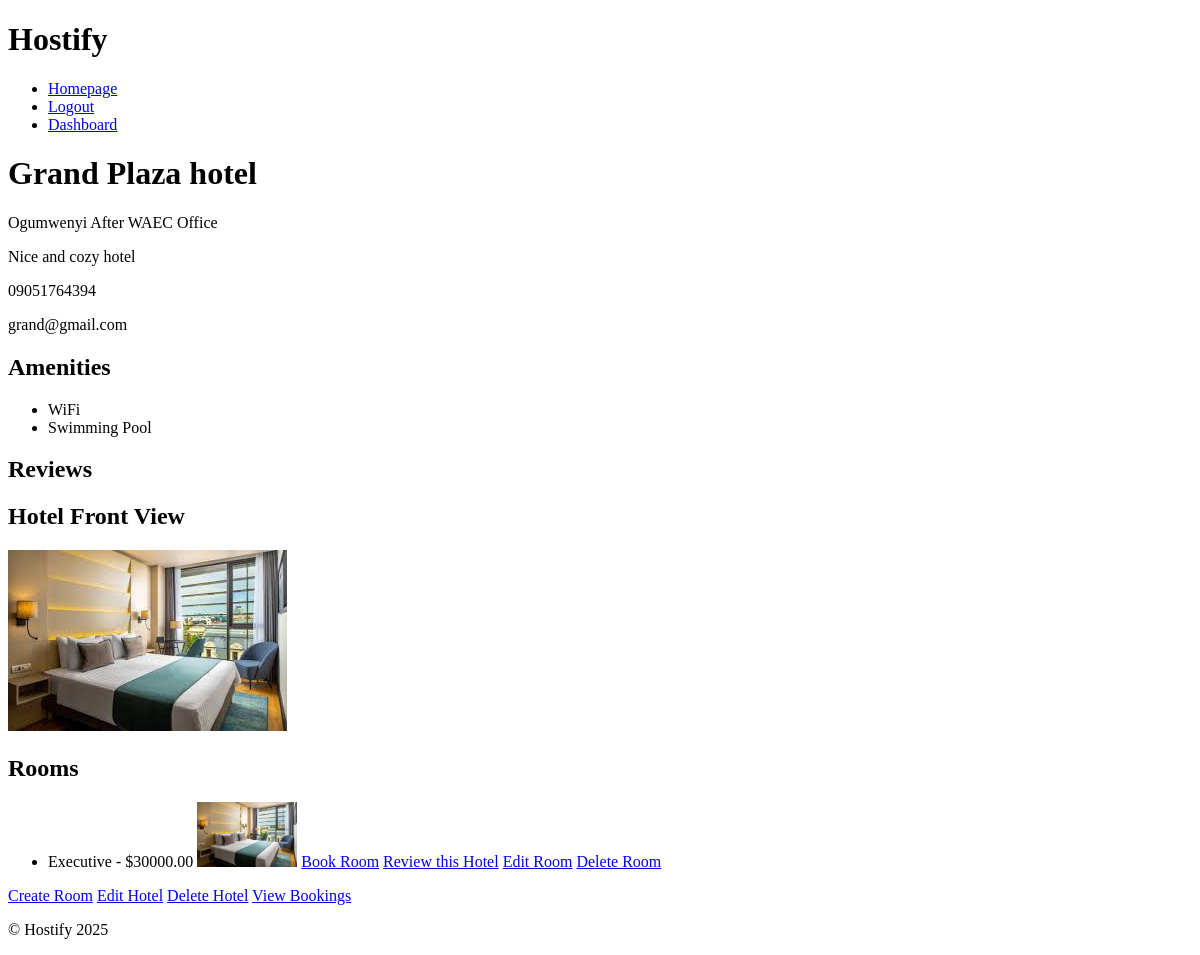
Before: /hotels/1/ (signed in) with the older database file.
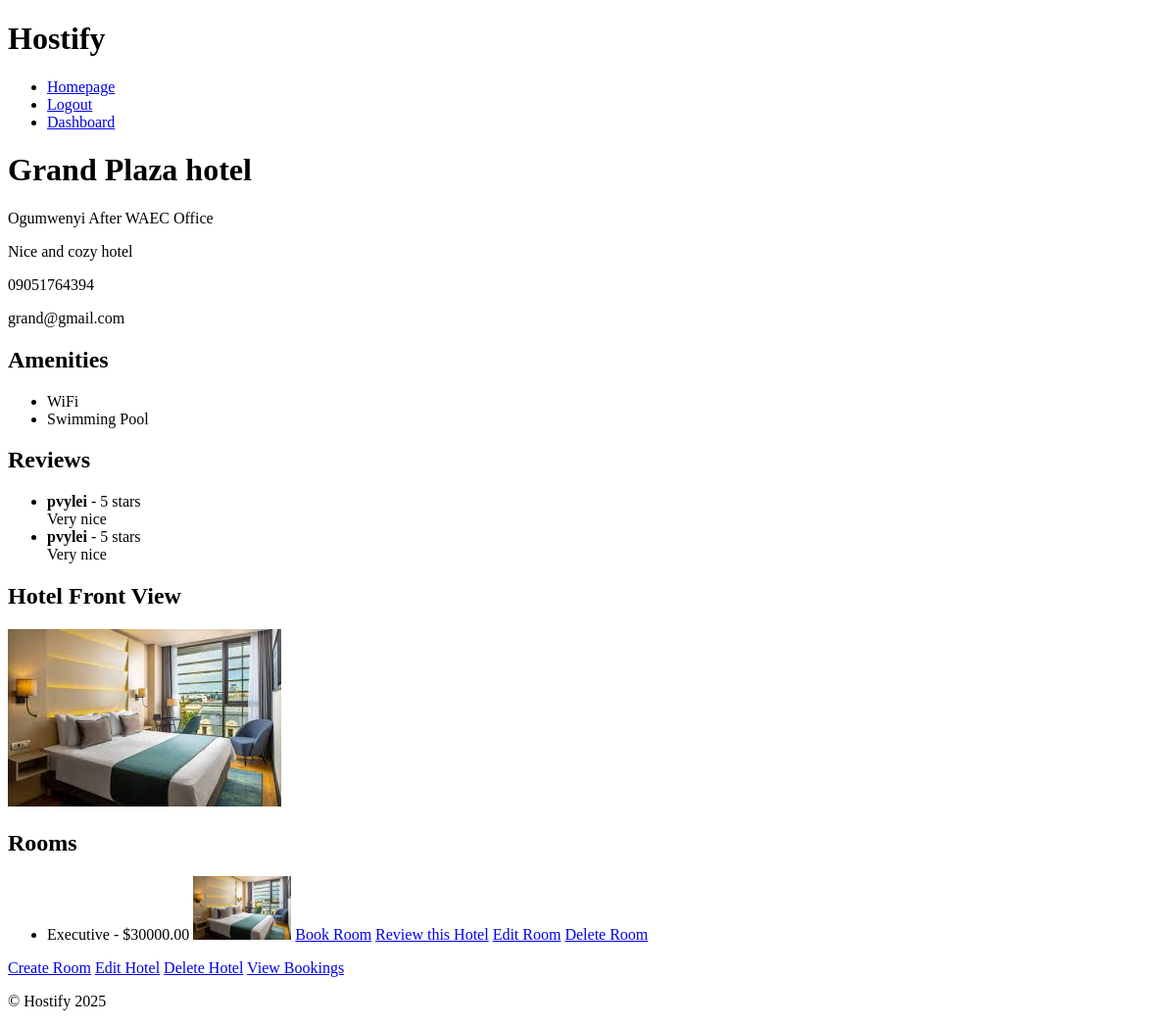
After: the same page with the newer database file.
### core/models.py (models this page shows, shortened)
class Hotel(models.Model):
    name = models.CharField(
        max_length=255,
        help_text="Enter the name of the hotel (e.g., Grand Plaza Hotel).")
    address = models.CharField(
        max_length=255,
        help_text="Hotel Address.")
    description = models.TextField(
        help_text="Enter hotel description")
    owner = models.ForeignKey(User, on_delete=models.CASCADE, related_name='owned_hotels')
    photo = models.ImageField(upload_to='hotel_photos/', blank=True, help_text="Upload a photo of your hotel")
    amenities = models.ManyToManyField(Amenity)
    rating = models.DecimalField(max_digits=2, decimal_places=1, null=True, blank=True)
    phone_number = models.CharField(max_length=20, unique=True)
    email = models.EmailField(unique=True)

class Amenity(models.Model):
    name = models.CharField(max_length=100)

class Room(models.Model):
    hotel = models.ForeignKey(Hotel, on_delete=models.CASCADE, related_name='rooms')
    room_type = models.CharField(max_length=50)
    price = models.DecimalField(max_digits=10, decimal_places=2)
    availability = models.BooleanField(default=True)
    description = models.TextField(blank=True)
    images = models.ImageField(upload_to='hotel_photos/', blank=True, help_text="Upload a photo of your hotel")

class Review(models.Model):
    user = models.ForeignKey(User, on_delete=models.CASCADE)
    hotel = models.ForeignKey(Hotel, on_delete=models.CASCADE)
    rating = models.IntegerField(choices=[(i, str(i)) for i in range(1, 6)])
    comment = models.TextField(blank=True)

class User(AbstractUser):
    is_hotel_owner = models.BooleanField(default=False)
    username = models.CharField(max_length=255, unique=True)
    first_name = models.CharField(max_length=255)
    last_name = models.CharField(max_length=255)
    phone_number = models.CharField(max_length=20, unique=True)
    email = models.EmailField(unique=True)
    groups = models.ManyToManyField(
        'auth.Group',
        related_name='custom_user_groups',  # Add a related_name here
        blank=True,
        help_text='The groups this user belongs to. A user can belong to multiple groups.'
    )
    user_permissions = models.ManyToManyField(
        'auth.Permission',
        related_name='custom_user_permissions',  # Add a related_name here
        blank=True,
        help_text='Specific permissions for this user.'
    )

### core/views.py (the view)
# urls.py: path('hotels/<int:pk>/', views.hotel_detail, name='hotel_detail'),
@login_required
def hotel_detail(request, pk):
    hotel = get_object_or_404(Hotel, pk=pk)
    reviews = hotel.review_set.all()
    return render(request, 'hotels/hotel_detail.html', {'hotel': hotel})

### templates/hotels/hotel_detail.html
{% extends 'home.html' %}
{% block content %}
  <h1>{{ hotel.name }}</h1>
  <p>{{ hotel.address }}</p>
  <p>{{ hotel.description }}</p>
  <p>{{ hotel.phone_number }}</p>
  <p>{{ hotel.email }}</p>
  <h2>Amenities</h2>
  <ul>
    {% for amenity in hotel.amenities.all %}
      <li>{{ amenity.name }}</li>
    {% endfor %}
  </ul>
  <h2>Reviews</h2>
<ul>
  {% for review in hotel.review_set.all %}
    <li>
      <b>{{ review.user.username }}</b> - {{ review.rating }} stars<br>
      {{ review.comment }}
    </li>
  {% endfor %}
</ul>
  <h2>Hotel Front View</h2>
  {% if hotel.photo %}
    <img src="{{ hotel.photo.url }}" alt="Hotel Photo" style="max-width: 300px;">
  {% else %}
    <p>No photo available for this hotel.</p>
  {% endif %}
  <h2>Rooms</h2>
  <ul>
    {% for room in hotel.rooms.all %}
      <li>
        {{ room.room_type }} - ${{ room.price }}
        {% if room.images %}
          <img src="{{ room.images.url }}" alt="{{ room.room_type }}" style="max-width: 100px;">
        {% else %}
          <p>No image available for this room.</p>
        {% endif %}
        <a href="{% url 'book_room' hotel.id room.id %}" class="btn btn-primary">Book Room</a>
        <a href="{% url 'add_review' hotel.id %}" class="btn btn-primary">Review this Hotel</a>
        {% if request.user.is_authenticated and request.user == hotel.owner %}
          <a href="{% url 'edit_room' hotel.id room.id %}" class="btn btn-primary">Edit Room</a>
          <a href="{% url 'delete_room' hotel.id room.id %}" class="btn btn-primary">Delete Room</a>
        {% endif %}
      </li>
    {% endfor %}
  </ul>
  <div>
    {% if request.user.is_authenticated and request.user == hotel.owner %}
      <a href="{% url 'create_room' hotel.id %}" class="btn btn-primary">Create Room</a>
    {% endif %}
    {% if request.user.is_authenticated and request.user == hotel.owner %}
      <a href="{% url 'owner_hotel_edit' hotel.id %}" class="btn btn-primary">Edit Hotel</a>
    {% endif %}
    {% if request.user.is_authenticated and request.user == hotel.owner %}
      <a href="{% url 'owner_hotel_delete' hotel.id %}" class="btn btn-danger" onclick="return confirm('Are you sure you want to delete this hotel?');">Delete Hotel</a>
    {% endif %}
    {% if request.user.is_authenticated and request.user == hotel.owner %}
    <a href="{% url 'owner_bookings' hotel.id %}">View Bookings</a>
    {% endif %}
  </div>
{% endblock %}

### templates/home.html (shortened to what this page needs)
<!DOCTYPE html>
<html>
<head>
</head>
<body>
  <header>
    <h1>Hostify</h1>
    <nav>
      <ul>
        <li><a href="{% url 'home' %}">Homepage</a></li>
        {% if user.is_authenticated %}
          <li><a href="{% url 'logout' %}">Logout</a></li>
          {% if user.is_hotel_owner %}
            <li><a href="{% url 'hotel_dashboard' %}">Dashboard</a></li>
          {% endif %}
        {% else %}
          <li><a href="{% url 'login' %}">Login</a></li>
          <li><a href="{% url 'select_user_type' %}">Register</a></li>
        {% endif %}
      </ul>
    </nav>
  </header>
  <main>
    {% block content %}{% endblock %}
  </main>
  <footer>
    <p>&copy; Hostify 2025</p>
  </footer>
</body>
</html>

Changed rows visible on the page:
added Review: user.username "pvylei", rating "5", comment "Very nice"
added Review: user.username "pvylei", rating "5", comment "Very nice"
